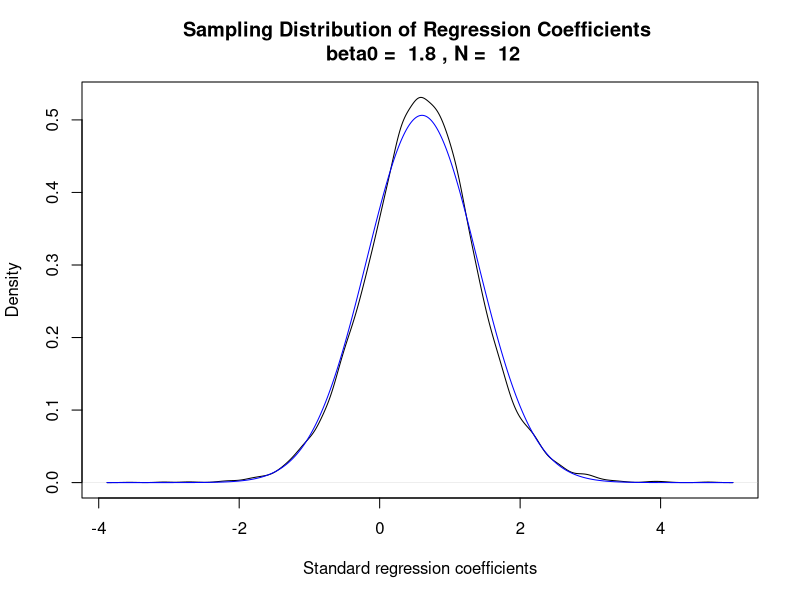

This figure's R source:
library(tidyverse)

## Simulate regression coefficient

## Population of regression coefficient 
sample_n <- 12 ## Setting of sample size
phi0 <- 0.6    ## Setting of correlation
sigma_x <- 0.5 ## Population sigma of X
sigma_y <- 1.5 ## Population sigma of Y

## making of sampling distribution of pearson's r
i = 10000
betas <- NULL

while (i > 0) {
  ## Step 1
  X <- rnorm(sample_n,sd = sigma_x)
  rawY <- rnorm(sample_n,sd = sigma_y)
  
  ## Step 2
  Y <- X*phi0 + rawY*((1-phi0^2)^0.5)
  
  ## Step 3
  ## by the formula of test statistics, see https://en.wikipedia.org/wiki/Pearson_correlation_coefficient
  betas <- c(betas,
             (sum((X-mean(X))*(Y-mean(Y)))/(sqrt(sum((X-mean(X))^2))*sqrt(sum((Y-mean(Y))^2))) )*(sd(Y)/sd(X))
            )
  
  i = i - 1
}

## The standard regression coefficient equals to the correlation.
paste0("In this sampling distribution of regression coefficient of ",
       phi0*(sigma_y/sigma_x),
       ", the average is ",round(mean(betas),2),
       ", the variance is ", round(var(betas),2),
       " that approaches the estimated variance:",
       (sigma_y^2/sigma_x^2)*(1-phi0^2)/(sample_n-3)
)
## Draw sampling correlations
##betas_samplings <- hist(betas,breaks = 100,plot = FALSE)

betas_d <- density(betas, n = 10000)
plot(betas_d,
     main = paste("Sampling Distribution of Regression Coefficients \n beta0 = ",phi0*(sigma_y/sigma_x),", N = ",sample_n),
     xlab = "Standard regression coefficients",
     ylab = "Density")
lines(x=betas_d$x,y=dnorm(betas_d$x,mean(betas),sd(betas)),col="blue")
